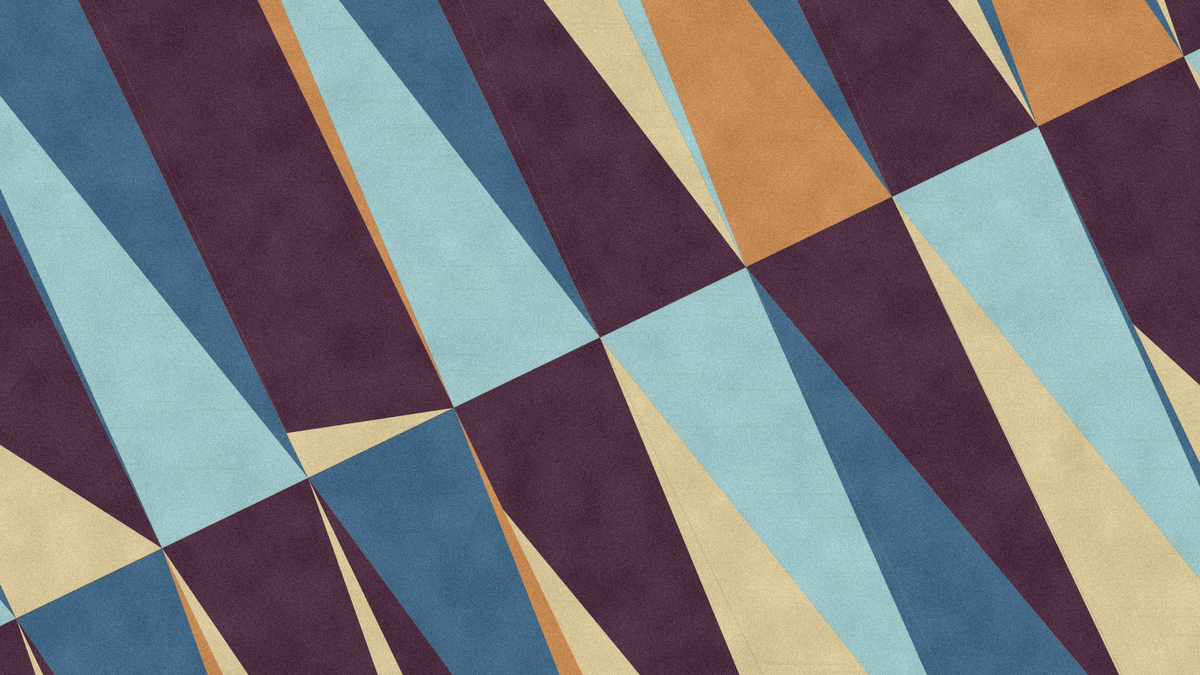
Frame 1 (no input)
Frame 2 (the mouse pressed at the canvas centre, redrawn once): identical to frame 1, image omitted

The p5.js sketch that drew this single still picture (run headless with seeded random() and noise() and a simulated clock; the mouse was pressed at the canvas centre and the sketch redrawn once):

// p5.js sketch
// ── sketch.js
function setup() {
  createCanvas(1920, 1080);
  pixelDensity(1);
  noLoop();
}

function draw() {
  randomSeed(12);
  background("#e85a12");

  const angle = -PI / 7;
  const gridW = width * 1.35;
  const gridH = height * 1.85;
  const cols = 10;
  const rows = 2;
  const cw = gridW / cols;
  const rh = gridH / rows;

  const red = "#456B88";
  const deepRed = "#513244";
  const darkRed = "#513244";
  const orange = "#C78C56";
  const yellow = "#9fc6c8";
  const brown = "#d7c79a";
  const clay = "#d7c79a";

  function poly(col, pts) {
    fill(col);
    noStroke();
    beginShape();
    for (const p of pts) vertex(p[0], p[1]);
    endShape(CLOSE);
  }

  function cell(c, r, bg, layers) {
    const x = -gridW / 2 + c * cw;
    const y = -gridH / 2 + r * rh;

    poly(bg, [
      [x, y],
      [x + cw, y],
      [x + cw, y + rh],
      [x, y + rh]
    ]);

    for (const layer of layers) {
      poly(
        layer[0],
        layer[1].map(p => [x + p[0] * cw, y + p[1] * rh])
      );
    }
  }

  push();
  translate(width / 2, height / 2);
  rotate(angle);

  cell(0, 0, red, [
    [yellow, [[0, 0], [0, 1], [1, 1]]]
  ]);

  cell(0, 1, brown, [
    [deepRed, [[0, 0], [1, 0], [0.55, 1]]],
    [clay, [[0, 0], [0.55, 1], [0, 1]]]
  ]);

  cell(1, 0, brown, [
    [deepRed, [[0.05, 0], [1, 0], [1, 1], [0, 0.58]]],
    [darkRed, [[0, 0], [0.05, 0], [0, 1]]]
  ]);

  cell(1, 1, orange, [
    [red, [[0, 0], [1, 0], [0.6, 1]]],
    [deepRed, [[0, 0], [0.6, 1], [0, 1]]]
  ]);

  cell(2, 0, red, [
    [yellow, [[0.1, 0], [1, 1], [0, 1]]]
  ]);

  cell(2, 1, brown, [
    [deepRed, [[0, 0], [1, 0], [0.58, 1]]],
    [clay, [[0, 0], [0.58, 1], [0, 1]]]
  ]);

  cell(3, 0, brown, [
    [deepRed, [[0.1, 0], [1, 0], [1, 1], [0, 0.92]]],
    [darkRed, [[0, 0], [0.1, 0], [0, 0.92]]]
  ]);

  cell(3, 1, orange, [
    [red, [[0, 0], [1, 0], [0.72, 1]]],
    [deepRed, [[0, 0], [0.72, 1], [0, 1]]]
  ]);

  cell(4, 0, red, [
    [yellow, [[0.18, 0], [1, 1], [0, 1]]],
    [orange, [[0, 1], [0.18, 0], [0, 0]]]
  ]);

  cell(4, 1, brown, [
    [deepRed, [[0, 0], [1, 0], [0.78, 1], [0, 0.18]]]
  ]);

  cell(5, 0, brown, [
    [deepRed, [[0.22, 0], [1, 1], [0, 1]]],
    [deepRed, [[0, 0], [0.22, 0], [0, 1]]]
  ]);

  cell(5, 1, red, [
    [yellow, [[0, 0], [1, 0], [0.88, 1]]],
    [brown, [[0, 0], [0.88, 1], [0, 1]]]
  ]);

  cell(6, 0, red, [
    [orange, [[0.28, 0], [1, 1], [0, 1]]],
    [yellow, [[0, 1], [0.28, 0], [0, 0]]]
  ]);

  cell(6, 1, brown, [
    [deepRed, [[0, 0], [1, 0], [0.98, 1]]],
    [red, [[0, 0], [0.98, 1], [0, 1]]]
  ]);

  cell(7, 0, brown, [
    [deepRed, [[0.34, 0], [1, 1], [0, 1]]],
    [deepRed, [[0, 0], [0.34, 0], [0, 1]]]
  ]);

  cell(7, 1, red, [
    [yellow, [[0, 0], [1, 0], [0.9, 1]]],
    [brown, [[0, 0], [0.9, 1], [0, 1]]]
  ]);

  cell(8, 0, red, [
    [orange, [[0.38, 0], [1, 1], [0, 1]]]
  ]);

  cell(8, 1, brown, [
    [darkRed, [[0, 0], [1, 0], [1, 1], [0, 0.35]]]
  ]);

  cell(9, 0, brown, [
    [deepRed, [[0.45, 0], [1, 1], [0, 1]]]
  ]);

  cell(9, 1, red, [
    [yellow, [[0, 0], [1, 0], [1, 1]]],
    [brown, [[0, 0], [1, 1], [0, 1]]]
  ]);

  stroke(0, 35);
  strokeWeight(2);
  line(-gridW / 2, 0, gridW / 2, 0);
  pop();

  addPrintTexture();
}

function addPrintTexture() {
  loadPixels();

  for (let y = 0; y < height; y++) {
    for (let x = 0; x < width; x++) {
      const i = 4 * (x + y * width);
      const n = noise(x * 0.018, y * 0.018);
      const grain = random(-18, 14) + map(n, 0, 1, -10, 10);

      pixels[i] = constrain(pixels[i] + grain, 0, 255);
      pixels[i + 1] = constrain(pixels[i + 1] + grain, 0, 255);
      pixels[i + 2] = constrain(pixels[i + 2] + grain, 0, 255);
    }
  }

  updatePixels();

  noStroke();

  for (let i = 0; i < 32000; i++) {
    fill(255, random(5, 18));
    circle(random(width), random(height), random(0.4, 1.6));
  }

  for (let i = 0; i < 18000; i++) {
    fill(0, random(3, 10));
    circle(random(width), random(height), random(0.35, 1.1));
  }

  blendMode(MULTIPLY);
  for (let i = 0; i < 420; i++) {
    fill(70, 43, 32, random(3, 8));
    rect(random(width), random(height), random(30, 180), random(1, 4));
  }
  blendMode(BLEND);
}
